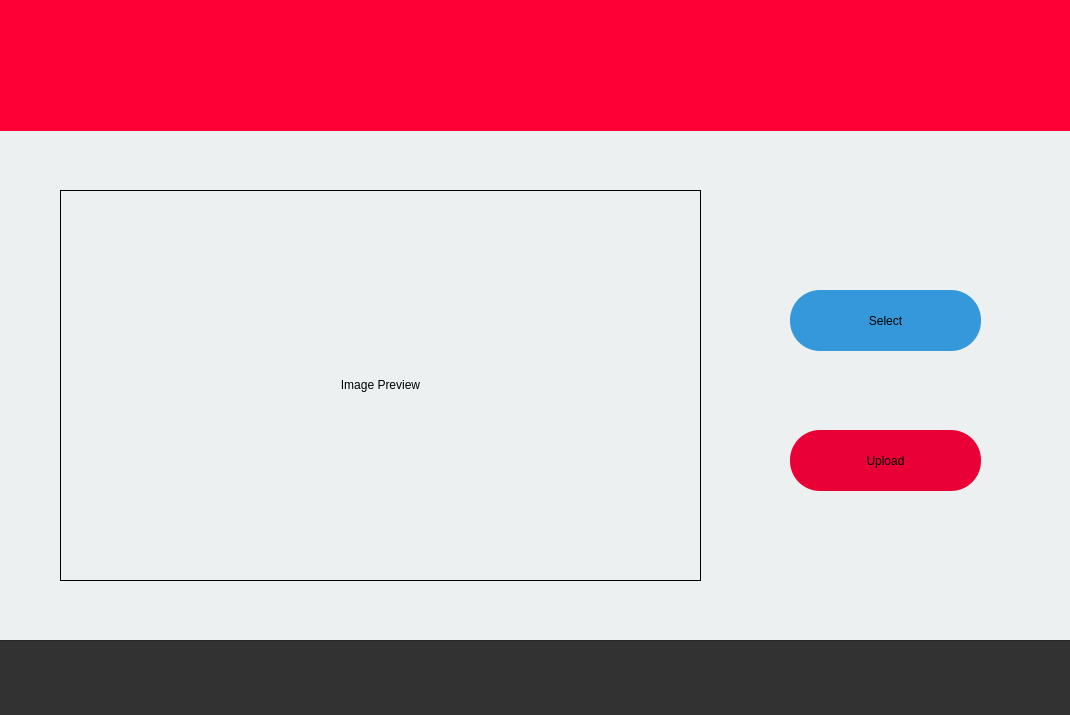
<?xml version="1.0" encoding="UTF-8"?>
<ui version="4.0">
 <class>Uploadpage</class>
 <widget class="QDialog" name="Uploadpage">
  <property name="geometry">
   <rect>
    <x>0</x>
    <y>0</y>
    <width>1070</width>
    <height>715</height>
   </rect>
  </property>
  <property name="windowTitle">
   <string>Upload</string>
  </property>
  <property name="styleSheet">
   <string notr="true">QDialog{
	background-color: rgb(236, 240, 241);
}
QPushButton::hover{
color:white;
}</string>
  </property>
  <widget class="QLabel" name="label">
   <property name="geometry">
    <rect>
     <x>-10</x>
     <y>0</y>
     <width>2001</width>
     <height>131</height>
    </rect>
   </property>
   <property name="styleSheet">
    <string notr="true">QLabel{
background-color:rgb(255,0,54);
}</string>
   </property>
   <property name="text">
    <string/>
   </property>
  </widget>
  <widget class="QLabel" name="label_2">
   <property name="geometry">
    <rect>
     <x>0</x>
     <y>0</y>
     <width>151</width>
     <height>131</height>
    </rect>
   </property>
   <property name="styleSheet">
    <string notr="true">QLabel{border-image: url(:/Final_Logo.png);
}</string>
   </property>
   <property name="text">
    <string/>
   </property>
  </widget>
  <widget class="QFrame" name="frame">
   <property name="geometry">
    <rect>
     <x>-10</x>
     <y>640</y>
     <width>2001</width>
     <height>81</height>
    </rect>
   </property>
   <property name="styleSheet">
    <string notr="true">QFrame{
background-color: rgb(50,50,50);
}</string>
   </property>
   <property name="frameShape">
    <enum>QFrame::StyledPanel</enum>
   </property>
   <property name="frameShadow">
    <enum>QFrame::Raised</enum>
   </property>
   <widget class="QPushButton" name="home">
    <property name="geometry">
     <rect>
      <x>210</x>
      <y>10</y>
      <width>61</width>
      <height>61</height>
     </rect>
    </property>
    <property name="styleSheet">
     <string notr="true">QPushButton{
	border-image: url(:/home.png);
border-radius:10px;
min-height:20px;
min-width:20px;
}</string>
    </property>
    <property name="text">
     <string/>
    </property>
   </widget>
   <widget class="QPushButton" name="search">
    <property name="geometry">
     <rect>
      <x>360</x>
      <y>16</y>
      <width>41</width>
      <height>51</height>
     </rect>
    </property>
    <property name="styleSheet">
     <string notr="true">QPushButton{
	border-image: url(:/search.png);
border-radius:10px;
min-height:20px;
min-width:20px;
}</string>
    </property>
    <property name="text">
     <string/>
    </property>
   </widget>
   <widget class="QPushButton" name="cloud">
    <property name="geometry">
     <rect>
      <x>500</x>
      <y>10</y>
      <width>61</width>
      <height>61</height>
     </rect>
    </property>
    <property name="styleSheet">
     <string notr="true">QPushButton{
border-radius:10px;
	border-image: url(:/cloud-computing.png);
min-height:20px;
min-width:20px;
}</string>
    </property>
    <property name="text">
     <string/>
    </property>
   </widget>
   <widget class="QPushButton" name="notification">
    <property name="geometry">
     <rect>
      <x>660</x>
      <y>16</y>
      <width>51</width>
      <height>51</height>
     </rect>
    </property>
    <property name="styleSheet">
     <string notr="true">QPushButton{
	border-image: url(:/notification.png);
border-radius:10px;
min-height:20px;
min-width:20px;
}</string>
    </property>
    <property name="text">
     <string/>
    </property>
   </widget>
   <widget class="QPushButton" name="user">
    <property name="geometry">
     <rect>
      <x>790</x>
      <y>14</y>
      <width>61</width>
      <height>51</height>
     </rect>
    </property>
    <property name="styleSheet">
     <string notr="true">QPushButton{
	border-image: url(:/man-user.png);
border-radius:10px;
min-height:20px;
min-width:20px;
}</string>
    </property>
    <property name="text">
     <string/>
    </property>
   </widget>
  </widget>
  <widget class="QLabel" name="display_image">
   <property name="geometry">
    <rect>
     <x>60</x>
     <y>190</y>
     <width>641</width>
     <height>391</height>
    </rect>
   </property>
   <property name="styleSheet">
    <string notr="true">QLabel{
	border:1px solid black;
}</string>
   </property>
   <property name="text">
    <string>&lt;html&gt;&lt;head/&gt;&lt;body&gt;&lt;p align=&quot;center&quot;&gt;Image Preview&lt;/p&gt;&lt;/body&gt;&lt;/html&gt;</string>
   </property>
   <property name="scaledContents">
    <bool>true</bool>
   </property>
   <property name="alignment">
    <set>Qt::AlignCenter</set>
   </property>
  </widget>
  <widget class="QPushButton" name="select_image">
   <property name="geometry">
    <rect>
     <x>790</x>
     <y>290</y>
     <width>191</width>
     <height>61</height>
    </rect>
   </property>
   <property name="styleSheet">
    <string notr="true">QPushButton{
border-radius:30px;
background-color:rgb(52, 152, 219);
	font: 18pt &quot;Ubuntu&quot;;
}</string>
   </property>
   <property name="text">
    <string>Select</string>
   </property>
  </widget>
  <widget class="QPushButton" name="picture_upload">
   <property name="geometry">
    <rect>
     <x>790</x>
     <y>430</y>
     <width>191</width>
     <height>61</height>
    </rect>
   </property>
   <property name="styleSheet">
    <string notr="true">QPushButton{
border-radius:30px;
background-color:rgb(233,0,54);
	font: 18pt &quot;Ubuntu&quot;;
}</string>
   </property>
   <property name="text">
    <string>Upload</string>
   </property>
  </widget>
 </widget>
 <layoutdefault spacing="6" margin="11"/>
 <resources/>
 <connections/>
</ui>
